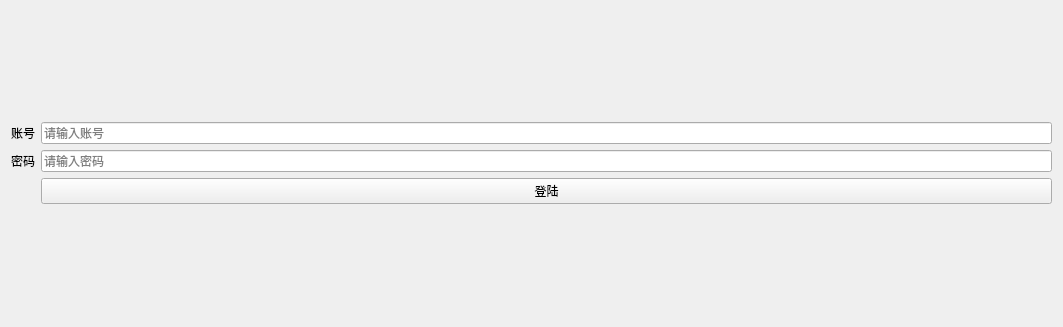
<?xml version="1.0" encoding="UTF-8"?>
<ui version="4.0">
 <class>widget</class>
 <widget class="QWidget" name="widget">
  <property name="geometry">
   <rect>
    <x>0</x>
    <y>0</y>
    <width>1063</width>
    <height>327</height>
   </rect>
  </property>
  <property name="windowTitle">
   <string>Form</string>
  </property>
  <property name="windowOpacity">
   <double>1.000000000000000</double>
  </property>
  <layout class="QVBoxLayout" name="verticalLayout">
   <item>
    <layout class="QGridLayout" name="gridLayout">
     <item row="0" column="1">
      <widget class="QLineEdit" name="lineEdit">
       <property name="placeholderText">
        <string>请输入账号</string>
       </property>
      </widget>
     </item>
     <item row="1" column="1">
      <widget class="QLineEdit" name="lineEdit_2">
       <property name="placeholderText">
        <string>请输入密码</string>
       </property>
      </widget>
     </item>
     <item row="2" column="1">
      <widget class="QPushButton" name="pushButton">
       <property name="text">
        <string>登陆</string>
       </property>
      </widget>
     </item>
     <item row="0" column="0">
      <widget class="QLabel" name="label">
       <property name="text">
        <string>账号</string>
       </property>
      </widget>
     </item>
     <item row="1" column="0">
      <widget class="QLabel" name="label_2">
       <property name="text">
        <string>密码</string>
       </property>
      </widget>
     </item>
    </layout>
   </item>
  </layout>
 </widget>
 <resources/>
 <connections/>
</ui>
